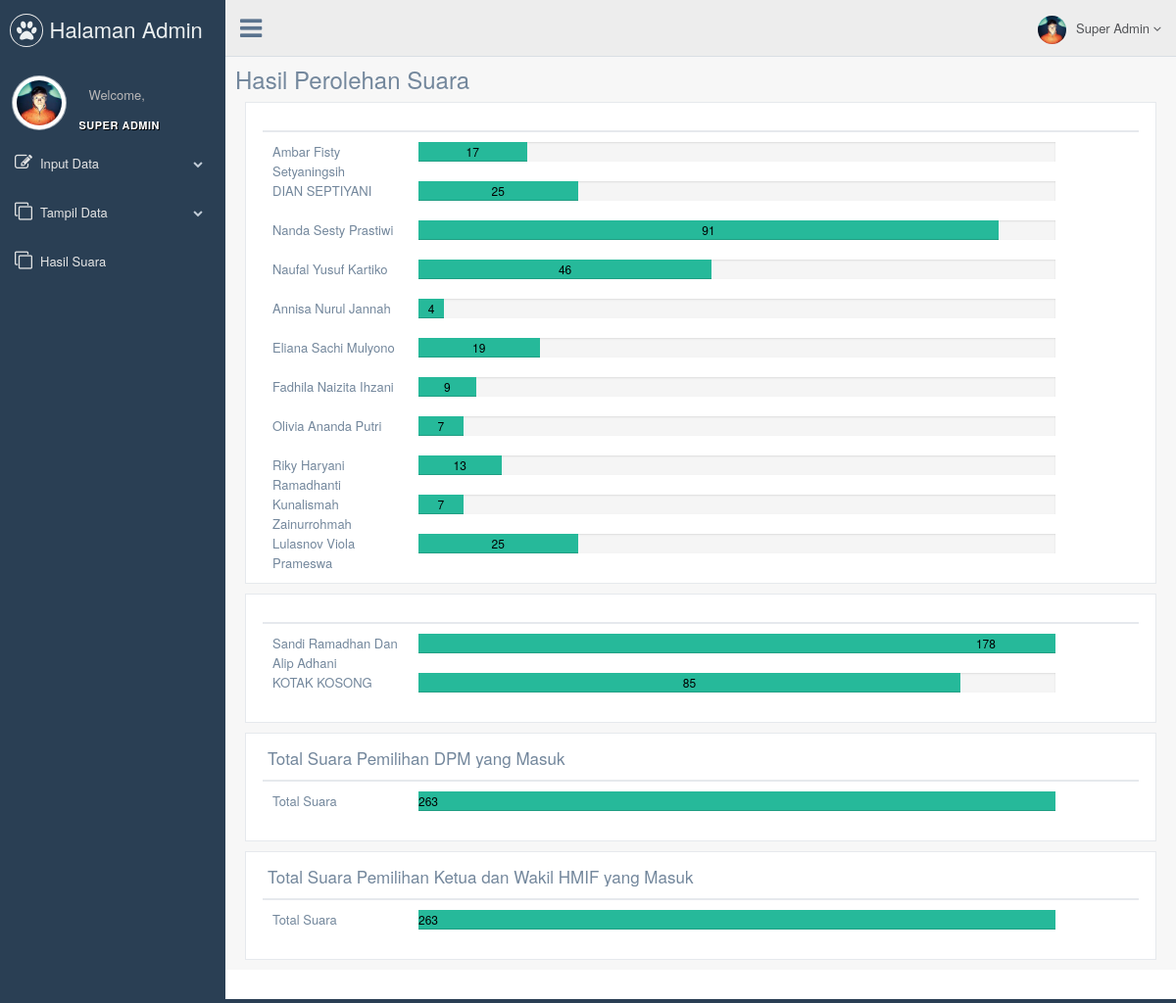
Screenshot of /superadmin/index.php?page=hasil (signed in) with the database file from the repository.
### tables this page shows
CREATE TABLE IF NOT EXISTS `ca_bem` (
  `no_urut` int(11) NOT NULL,
  `capres` varchar(50) NOT NULL,
  `sbg` enum('DPM','HIMA') NOT NULL,
  `alamat` text NOT NULL,
  `jurusan` text NOT NULL,
  `rekamjejak` longtext NOT NULL,
  `visi` text NOT NULL,
  `misi` text NOT NULL,
  `foto` text NOT NULL
);

CREATE TABLE IF NOT EXISTS `ca_hima` (
  `id` int(20) NOT NULL,
  `jurusan` enum('TI','SE','SI','IF','DKV') NOT NULL,
  `no` int(20) NOT NULL,
  `Alamat` longtext NOT NULL,
  `calon_hima` text NOT NULL,
  `visi` text NOT NULL,
  `misi` text NOT NULL,
  `pengalaman` longtext NOT NULL,
  `foto` text NOT NULL
);

### admin/hasil.php (the view, shortened to what this page needs)
           <div class="page-title">
           <div class="title-left">
                <h3>Hasil Perolehan Suara</h3>
            </div>
             <div class="col-md-12 col-sm-12 col-xs-12">
             <div class="x_panel">
             <div class="x_title">
             	 <div class="clearfix"></div>
             </div>
		<?php
		          $bem1 = mysql_query("select * from hasil_bem where no_urut = '1' ");
		          $bem2 = mysql_query("select * from hasil_bem where no_urut = '2' ");
		          $bem3 = mysql_query("select * from hasil_bem where no_urut = '3' ");
		          $bem4 = mysql_query("select * from hasil_bem where no_urut = '4' ");
		          $bem5 = mysql_query("select * from hasil_bem where no_urut = '5' ");
		          $bem6 = mysql_query("select * from hasil_bem where no_urut = '6' ");
				  $bem7 = mysql_query("select * from hasil_bem where no_urut = '7' ");
				  $bem8 = mysql_query("select * from hasil_bem where no_urut = '8' ");
				  $bem9 = mysql_query("select * from hasil_bem where no_urut = '9' ");
				  $bem10 = mysql_query("select * from hasil_bem where no_urut = '10' ");
				  $bem11 = mysql_query("select * from hasil_bem where no_urut = '11' ");
		          $urut1 = mysql_num_rows($bem1);
		          $urut2 = mysql_num_rows($bem2);
		          $urut3 = mysql_num_rows($bem3);
		          $urut4 = mysql_num_rows($bem4);
		          $urut5 = mysql_num_rows($bem5);
		          $urut6 = mysql_num_rows($bem6);
				  $urut7 = mysql_num_rows($bem7);
				  $urut8 = mysql_num_rows($bem8);
				  $urut9 = mysql_num_rows($bem9);
				  $urut10 = mysql_num_rows($bem10);
				  $urut11 = mysql_num_rows($bem11);
		          $total1 = $urut1*100/100;
		          $total2 = $urut2*100/100;
		          $total3 = $urut3*100/100;
		          $total4 = $urut4*100/100;
		          $total5 = $urut5*100/100;
		          $total6 = $urut6*100/100;
				  $total7 = $urut7*100/100;
				  $total8 = $urut8*100/100;
				  $total9 = $urut9*100/100;
				  $total10 = $urut10*100/100;
				  $total11 = $urut11*100/100;
		?>
            <div class="col-md-2">
	            <?php
	              $dta = mysql_query ("select * from ca_bem where no_urut = '1'") or die(mysql_error()) ;
	              $kon = mysql_fetch_array ($dta);
	              echo $kon['capres'];
	            ?>
            </div>
            <div class="col-md-9">
			<div class="progress">
				<div class="progress-bar progress-bar-success active" role="progressbar" aria-valuenow="40" aria-valuemin="0" aria-valuemax="100" style="color: black; width:<?php echo $total1."%"; ?>">
					<?php echo $total1. ""; ?>
				</div>
			</div>
			</div>
			<div class="col-md-2">
	            <?php
	              $dta = mysql_query ("select * from ca_bem where no_urut = '2'") or die(mysql_error()) ;
	              $kon = mysql_fetch_array ($dta);
	              echo $kon['capres'];
	            ?>
            </div>
            <div class="col-md-9">
			<div class="progress">
				<div class="progress-bar progress-bar-success active" role="progressbar" aria-valuenow="40" aria-valuemin="0" aria-valuemax="100" style="color: black; width:<?php echo $total2."%"; ?>">
					<?php echo $total2.""; ?>
				</div>
			</div>
			</div>
			<div class="col-md-2">
	            <?php
	              $dta = mysql_query ("select * from ca_bem where no_urut = '3'") or die(mysql_error()) ;
	              $kon = mysql_fetch_array ($dta);
	              echo $kon['capres'];
	            ?>
				            </div>
			<div class="col-md-9">
			<div class="progress">
				<div class="progress-bar progress-bar-success active" role="progressbar" aria-valuenow="40" aria-valuemin="0" aria-valuemax="100" style="color: black; width:<?php echo $total3."%"; ?>">
					<?php echo $total3. ""; ?>
				</div>
			</div>
			</div>
			<div class="col-md-2">
	            <?php
	              $dta = mysql_query ("select * from ca_bem where no_urut = '4'") or die(mysql_error()) ;
	              $kon = mysql_fetch_array ($dta);
	              echo $kon['capres'];
	            ?>
				            </div>
			<div class="col-md-9">
			<div class="progress">
				<div class="progress-bar progress-bar-success active" role="progressbar" aria-valuenow="40" aria-valuemin="0" aria-valuemax="100" style="color: black; width:<?php echo $total4."%"; ?>">
					<?php echo $total4. ""; ?>
				</div>
			</div>
			</div>
			<div class="col-md-2">
	            <?php
	              $dta = mysql_query ("select * from ca_bem where no_urut = '5'") or die(mysql_error()) ;
	              $kon = mysql_fetch_array ($dta);
	              echo $kon['capres'];
	            ?>
				            </div>
			<div class="col-md-9">
			<div class="progress">
				<div class="progress-bar progress-bar-success active" role="progressbar" aria-valuenow="40" aria-valuemin="0" aria-valuemax="100" style="color: black; width:<?php echo $total5."%"; ?>">
					<?php echo $total5. ""; ?>
				</div>
			</div>
			</div>
			<div class="col-md-2">
	            <?php
	              $dta = mysql_query ("select * from ca_bem where no_urut = '6'") or die(mysql_error()) ;
	              $kon = mysql_fetch_array ($dta);
	              echo $kon['capres'];
	            ?>
				            </div>
			<div class="col-md-9">
			<div class="progress">
				<div class="progress-bar progress-bar-success active" role="progressbar" aria-valuenow="40" aria-valuemin="0" aria-valuemax="100" style="color: black; width:<?php echo $total6."%"; ?>">
					<?php echo $total6. ""; ?>
				</div>
			</div>
			</div>
			<div class="col-md-2">
	            <?php
	              $dta = mysql_query ("select * from ca_bem where no_urut = '7'") or die(mysql_error()) ;
	              $kon = mysql_fetch_array ($dta);
	              echo $kon['capres'];
	            ?>
				            </div>
			<div class="col-md-9">
			<div class="progress">
				<div class="progress-bar progress-bar-success active" role="progressbar" aria-valuenow="40" aria-valuemin="0" aria-valuemax="100" style="color: black; width:<?php echo $total7."%"; ?>">
					<?php echo $total7. ""; ?>
				</div>
			</div>
			</div>
			<div class="col-md-2">
	            <?php
	              $dta = mysql_query ("select * from ca_bem where no_urut = '8'") or die(mysql_error()) ;
	              $kon = mysql_fetch_array ($dta);
	              echo $kon['capres'];
	            ?>
				            </div>
			<div class="col-md-9">
			<div class="progress">
				<div class="progress-bar progress-bar-success active" role="progressbar" aria-valuenow="40" aria-valuemin="0" aria-valuemax="100" style="color: black; width:<?php echo $total8."%"; ?>">
					<?php echo $total8. ""; ?>
				</div>
			</div>
			</div>
			<div class="col-md-2">
	            <?php
	              $dta = mysql_query ("select * from ca_bem where no_urut = '9'") or die(mysql_error()) ;
	              $kon = mysql_fetch_array ($dta);
	              echo $kon['capres'];
	            ?>
				            </div>
			<div class="col-md-9">
			<div class="progress">
				<div class="progress-bar progress-bar-success active" role="progressbar" aria-valuenow="40" aria-valuemin="0" aria-valuemax="100" style="color: black; width:<?php echo $total9."%"; ?>">
					<?php echo $total9. ""; ?>
				</div>
			</div>
			</div>
			<div class="col-md-2">
	            <?php
	              $dta = mysql_query ("select * from ca_bem where no_urut = '10'") or die(mysql_error()) ;
	              $kon = mysql_fetch_array ($dta);
	              echo $kon['capres'];
	            ?>
				            </div>
			<div class="col-md-9">
			<div class="progress">
				<div class="progress-bar progress-bar-success active" role="progressbar" aria-valuenow="40" aria-valuemin="0" aria-valuemax="100" style="color: black; width:<?php echo $total10."%"; ?>">
					<?php echo $total10. ""; ?>
				</div>
			</div>
			</div>
			<div class="col-md-2">
	            <?php
	              $dta = mysql_query ("select * from ca_bem where no_urut = '11'") or die(mysql_error()) ;
	              $kon = mysql_fetch_array ($dta);
	              echo $kon['capres'];
	            ?>
				            </div>
			<div class="col-md-9">
			<div class="progress">
				<div class="progress-bar progress-bar-success active" role="progressbar" aria-valuenow="40" aria-valuemin="0" aria-valuemax="100" style="color: black; width:<?php echo $total11."%"; ?>">
					<?php echo $total11. ""; ?>
				</div>
			</div>
			</div>
</div>
</div>
</div>
<div class="page-title">
             <div class="col-md-12 col-sm-12 col-xs-12">
             <div class="x_panel">
             <div class="x_title">
             	 <div class="clearfix"></div>
             </div>
		<?php
		          $sql1 = mysql_query("select * from hasil_hima where no = '1' ");
		          $sql2 = mysql_query("select * from hasil_hima where no = '2' ");
		          $urut1 = mysql_num_rows($sql1);
		          $urut2 = mysql_num_rows($sql2);
		          $total1 = $urut1*100/100;
		          $total2 = $urut2*100/100;
		?>
            <div class="col-md-2">
	            <?php
	              $dta = mysql_query ("select * from ca_hima where no = '1'") or die(mysql_error()) ;
	              $kon = mysql_fetch_array ($dta);
	              echo $kon['calon_hima'];
	            ?>
            </div>
            <div class="col-md-9">
			<div class="progress">
				<div class="progress-bar progress-bar-success active" role="progressbar" aria-valuenow="40" aria-valuemin="0" aria-valuemax="100" style="color: black; width:<?php echo $total1."%"; ?>">
					<?php echo $total1.""; ?>
				</div>
			</div>
			</div>
			<div class="col-md-2">
	            <?php
	              $dta = mysql_query ("select * from ca_hima where no = '2'") or die(mysql_error()) ;
	              $kon = mysql_fetch_array ($dta);
	              echo $kon['calon_hima'];
	            ?>
            </div>
            <div class="col-md-9">
			<div class="progress">
				<div class="progress-bar progress-bar-success active" role="progressbar" aria-valuenow="40" aria-valuemin="0" aria-valuemax="100" style="color: black; width:<?php echo $total2."%"; ?>">
					<?php echo $total2.""; ?>
				</div>
			</div>
			</div>
</div>
</div>
</div>
<div class="page-title">
             <div class="col-md-12 col-sm-12 col-xs-12">
             <div class="x_panel">
             <div class="x_title">
             	<h2>Total Suara Pemilihan DPM yang Masuk </h2>
             	 <div class="clearfix"></div>
			 </div>
				<?php
				$bem1 = mysql_query("select * from hasil_bem where no_urut = '1' ");
				$bem2 = mysql_query("select * from hasil_bem where no_urut = '2' ");
				$bem3 = mysql_query("select * from hasil_bem where no_urut = '3' ");
				$bem4 = mysql_query("select * from hasil_bem where no_urut = '4' ");
				$bem5 = mysql_query("select * from hasil_bem where no_urut = '5' ");
				$bem6 = mysql_query("select * from hasil_bem where no_urut = '6' ");
				$bem7 = mysql_query("select * from hasil_bem where no_urut = '7' ");
				$bem8 = mysql_query("select * from hasil_bem where no_urut = '8' ");
				$bem9 = mysql_query("select * from hasil_bem where no_urut = '9' ");
				$bem10 = mysql_query("select * from hasil_bem where no_urut = '10' ");
				$bem11 = mysql_query("select * from hasil_bem where no_urut = '11' ");
				$urut1 = mysql_num_rows($bem1);
				$urut2 = mysql_num_rows($bem2);
				$urut3 = mysql_num_rows($bem3);
				$urut4 = mysql_num_rows($bem4);
				$urut5 = mysql_num_rows($bem5);
				$urut6 = mysql_num_rows($bem6);
				$urut7 = mysql_num_rows($bem7);
				$urut8 = mysql_num_rows($bem8);
				$urut9 = mysql_num_rows($bem9);
				$urut10 = mysql_num_rows($bem10);
				$urut11 = mysql_num_rows($bem11);
				$total1 = ($urut1*100/100)+($urut2*100/100)+($urut3*100/100)+($urut4*100/100)+($urut5*100/100)+($urut6*100/100)+($urut7*100/100)+($urut8*100/100)+($urut9*100/100)+($urut10*100/100)+($urut11*100/100);
				?>
		<div class="col-md-2">
			<?php
			echo "Total Suara";
		?>
		</div>
		<div class="col-md-9">
			<div class="progress">
				<div class="progress-bar progress-bar-success active" role="progressbar" aria-valuenow="40" aria-valuemin="0" aria-valuemax="100" style="color: black; width:<?php echo $total1."%"; ?>">
					<div style="display:block;float:left;"><?php echo $total1. ""; ?></div>
				</div>
			</div>
			</div>
</div>
</div>
</div>
<div class="page-title">
             <div class="col-md-12 col-sm-12 col-xs-12">
             <div class="x_panel">
             <div class="x_title">
             	<h2>Total Suara Pemilihan Ketua dan Wakil HMIF yang Masuk </h2>
             	 <div class="clearfix"></div>
			 </div>
				<?php
				$bem1 = mysql_query("select * from hasil_bem where no_urut = '1' ");
				$bem2 = mysql_query("select * from hasil_bem where no_urut = '2' ");
				$bem3 = mysql_query("select * from hasil_bem where no_urut = '3' ");
				$bem4 = mysql_query("select * from hasil_bem where no_urut = '4' ");
				$bem5 = mysql_query("select * from hasil_bem where no_urut = '5' ");
				$bem6 = mysql_query("select * from hasil_bem where no_urut = '6' ");
				$bem7 = mysql_query("select * from hasil_bem where no_urut = '7' ");
				$bem8 = mysql_query("select * from hasil_bem where no_urut = '8' ");
				$bem9 = mysql_query("select * from hasil_bem where no_urut = '9' ");
				$bem10 = mysql_query("select * from hasil_bem where no_urut = '10' ");
				$bem11 = mysql_query("select * from hasil_bem where no_urut = '11' ");
				$urut1 = mysql_num_rows($bem1);
				$urut2 = mysql_num_rows($bem2);
				$urut3 = mysql_num_rows($bem3);
				$urut4 = mysql_num_rows($bem4);
				$urut5 = mysql_num_rows($bem5);
				$urut6 = mysql_num_rows($bem6);
				$urut7 = mysql_num_rows($bem7);
				$urut8 = mysql_num_rows($bem8);
				$urut9 = mysql_num_rows($bem9);
				$urut10 = mysql_num_rows($bem10);
				$urut11 = mysql_num_rows($bem11);
				$total1 = ($urut1*100/100)+($urut2*100/100)+($urut3*100/100)+($urut4*100/100)+($urut5*100/100)+($urut6*100/100)+($urut7*100/100)+($urut8*100/100)+($urut9*100/100)+($urut10*100/100)+($urut11*100/100);
				?>
		<div class="col-md-2">
			<?php
			echo "Total Suara";
		?>
		</div>
		<div class="col-md-9">
			<div class="progress">
				<div class="progress-bar progress-bar-success active" role="progressbar" aria-valuenow="40" aria-valuemin="0" aria-valuemax="100" style="color: black; width:<?php echo $total1."%"; ?>">
				<div style="display:block;float:left;"><?php echo $total1. ""; ?></div>
				</div>
			</div>
			</div>
</div>
</div>
</div>

### rows the page displays
ca_bem: capres "Ambar Fisty Setyaningsih"
ca_bem: capres "DIAN SEPTIYANI"
ca_bem: capres "Nanda Sesty Prastiwi"
ca_bem: capres "Naufal Yusuf Kartiko"
ca_bem: capres "Annisa Nurul Jannah"
ca_bem: capres "Eliana Sachi Mulyono"
ca_bem: capres "Fadhila Naizita Ihzani"
ca_bem: capres "Olivia Ananda Putri"
ca_bem: capres "Riky Haryani Ramadhanti"
ca_bem: capres "Kunalismah Zainurrohmah"
ca_bem: capres "Lulasnov Viola Prameswa"
ca_hima: calon_hima "Sandi Ramadhan Dan Alip Adhani"
ca_hima: calon_hima "KOTAK KOSONG"

### other values shown
$total1 "17"
$total2 "25"
$total3 "91"
$total4 "46"
$total5 "4"
$total6 "19"
$total7 "9"
$total8 "7"
$total9 "13"
$total10 "7"
$total11 "25"
$total1 "178"
$total2 "85"
$total1 "263"
